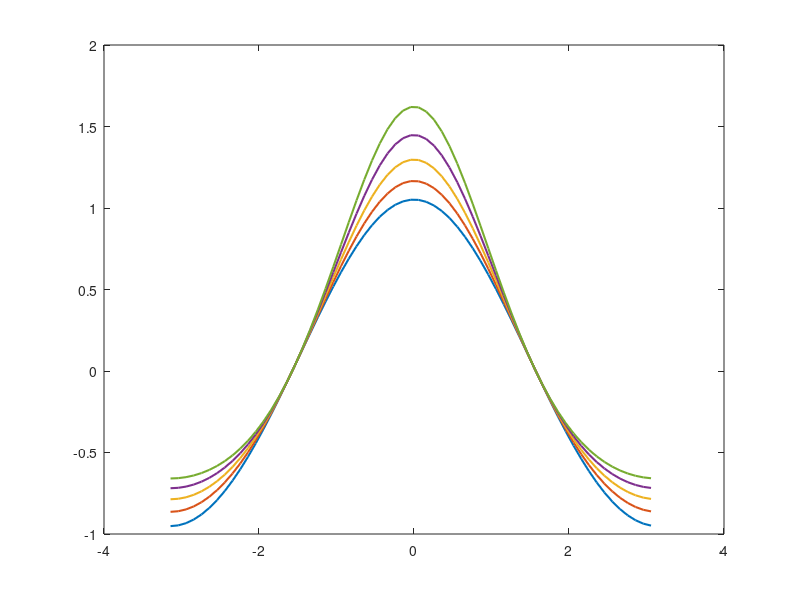

Here is the MATLAB script that generated this plot: (Note: this script raises an error after producing the figure.)
% LBY 20180105



clc;
theta = -1*pi:0.1:pi;

x = cos(theta);
figure;
pc = 0;
for n = 0.1:0.2:1

pc = pc+1;
a(pc,:) = (exp(n.*x)-1)./n;


end

plot(theta,a,'linewidth',1.5);

SetFigure(25);
